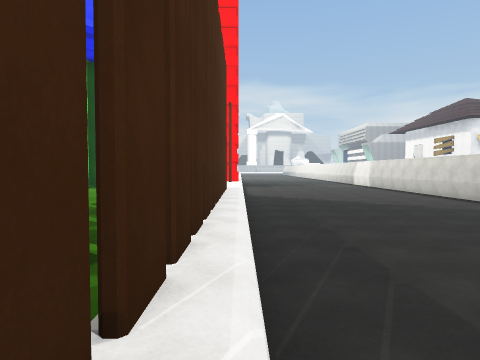
[1] (above)

17 first-person views from a walk through a 3-D level made in the Unity game engine. The camera is 1.3 m above the floor, tilts 2° down and sees 75° across. The floor is counted in squares, 2 m on a side. Each view is taken from the middle of a square. On the plan, view 1 faces up. The plan holds only what a view shows up to about 10 squares ahead; the rest is blank. The place goes on beyond the plan. The player is left out. Some animated figures are left out. Surface patterns are stand-ins for the level's own textures.

[2]
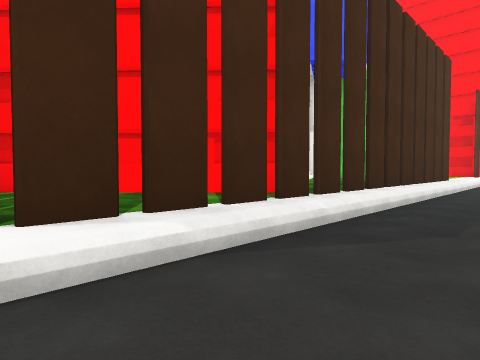

[3]
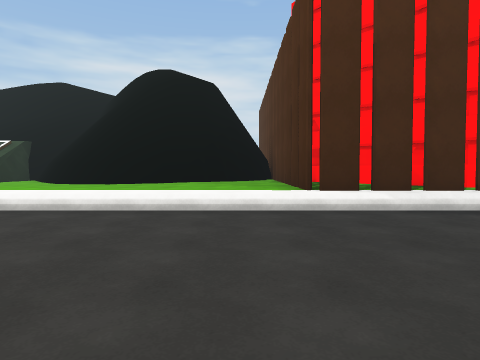

[4]
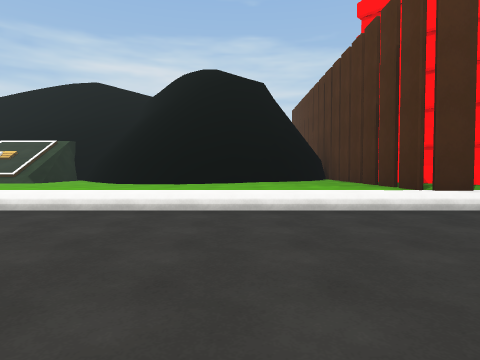

[5]
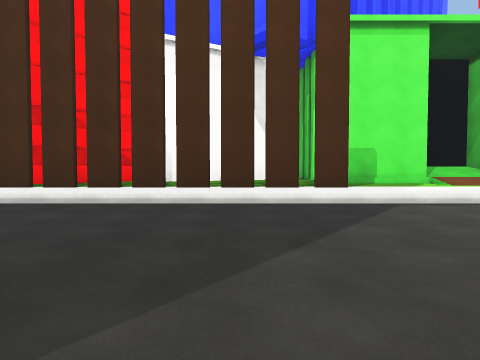

[6]
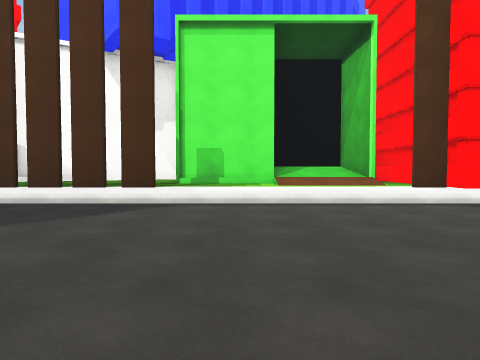

[7]
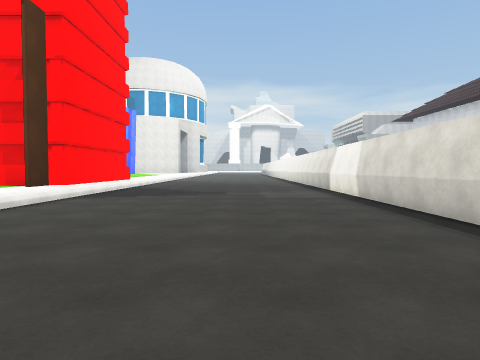

[8]
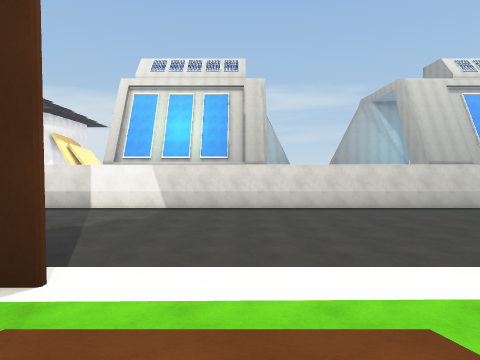

[9]
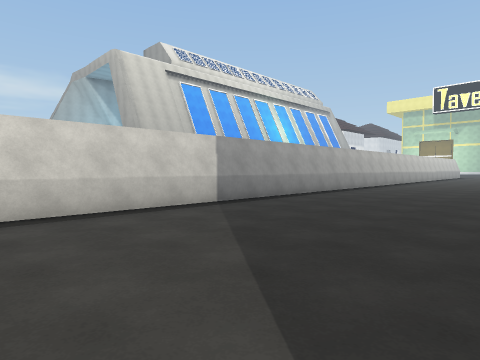

[10]
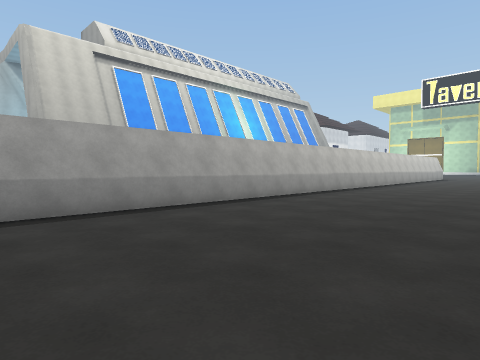

[11]
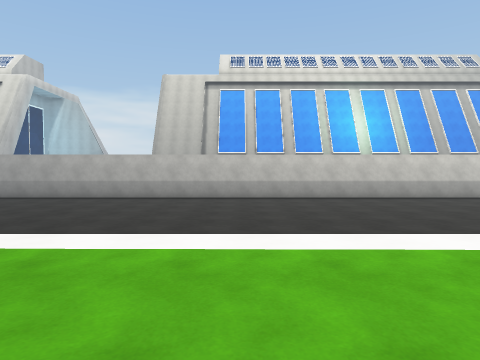

[12]
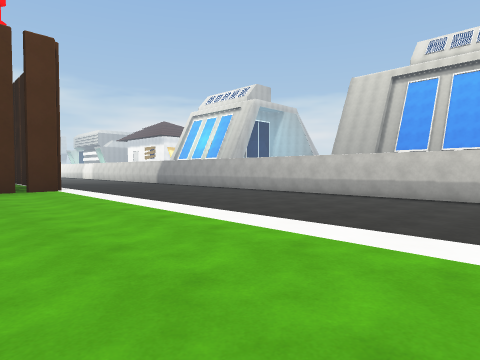

[13]
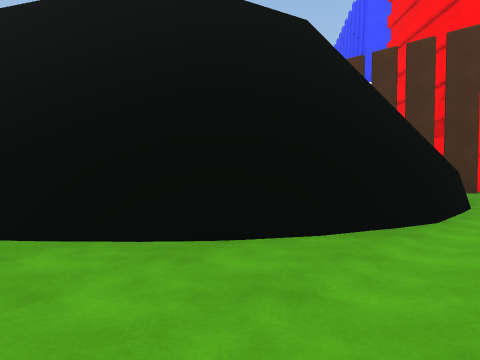

[14]
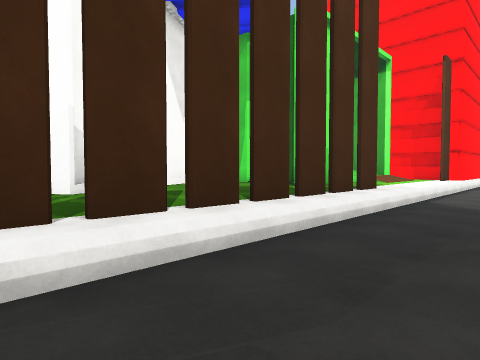

[15]
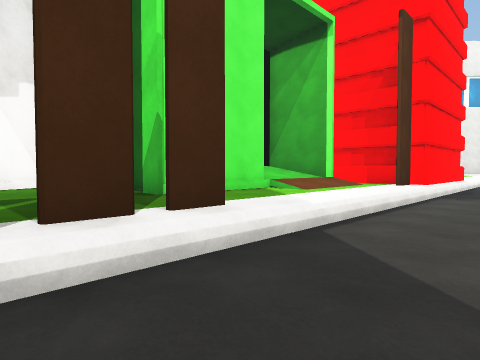

[16]
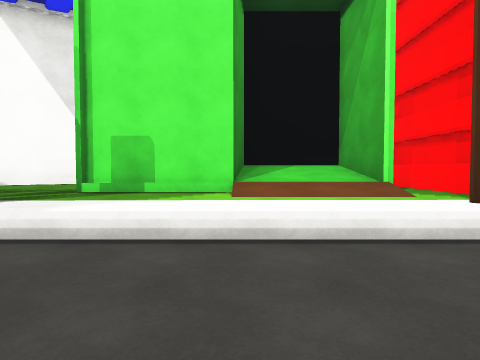

[17]
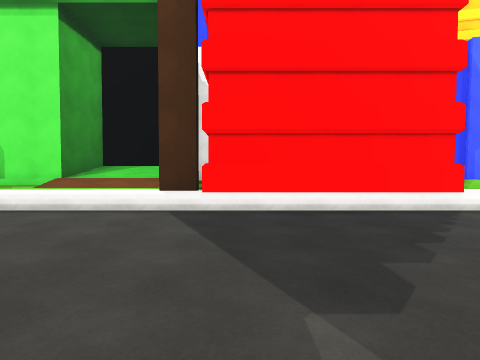

### Floor plan
Key: @ floor where view 1 was taken; # wall or solid block; x gap in a wall; . main floor; : floor 0.25 m higher than the main floor; + floor 0.5 m higher than the main floor; * floor 0.75 m higher than the main floor; / step, stairs or slope.
Columns run from 8 left of view 1 to 7 right of it. Each row starts with its distance up from view 1.
 19         #......#
 18         #......#
 17       ###......#
 16     ####/......#
 15     ##*+/......#
 14     #////......#
 13     ##///......#
 12     ##///......#
 11     ###+/......#
 10     ####/......#
  9     #++x/......#
  8     #++x/......#
  7     #++x/......#
  6     ##+x/......#
  5      #+x/......#
  4      ###/......#
  3       ##/......#
  2        #/......#
  1        #/......#
  0        #@......#
 -1        #/......#
 -2    #####/......#
 -3    #++++/......#
 -4    #++++/......#
 -5    ##+++/......#
 -6    ##+++/......#
 -7    ##+++/......#
 -8    #:+++/......#
 -9    ::+++/......#
-10 ##:::+++/......#
-11  ::::+++/   ...#

Positions as (right, up) in squares from view 1, and headings:
1: (0, 0), facing up
2: (2, -2), facing up-left
3: (5, -3), facing left
4: (5, -5), facing left
5: (6, 8), facing left
6: (6, 12), facing left
7: (4, 9), facing up
8: (-3, 14), facing right
9: (2, 10), facing down-right
10: (2, 5), facing down-right
11: (-3, -5), facing right
12: (-3, -11), facing up-right
13: (-3, -11), facing up-left
14: (2, 4), facing up-left
15: (2, 8), facing up-left
16: (3, 13), facing left
17: (5, 17), facing left
